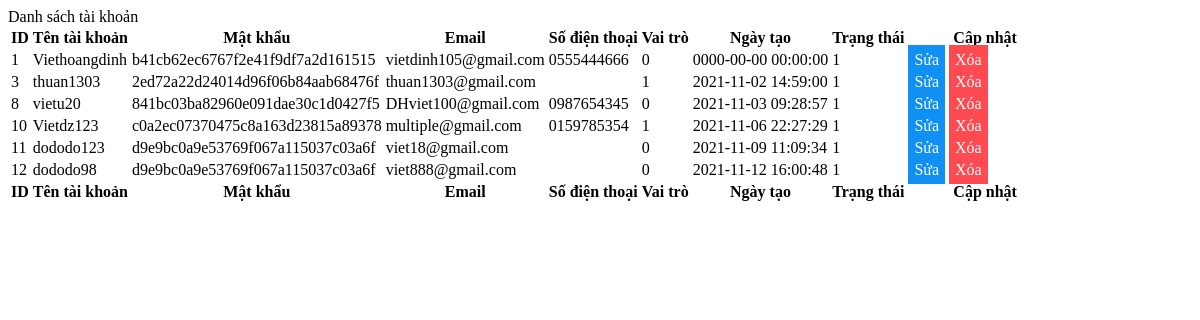
The page /admin/modules/listaccount.php on the database its author committed.
### tables this page shows
CREATE TABLE `user` (
  `user_id` int(10) NOT NULL,
  `user_name` varchar(35) NOT NULL,
  `password` varchar(35) NOT NULL,
  `email` varchar(255) NOT NULL,
  `phone` text DEFAULT NULL,
  `full_name` varchar(255) DEFAULT NULL,
  `address` varchar(255) DEFAULT NULL,
  `role` int(1) NOT NULL,
  `date_create_user` datetime NOT NULL,
  `status` int(11) NOT NULL
);

### admin/modules/listaccount.php (the view, shortened to what this page needs)
<?php
    include('../conn.php');
?>
<div class="card mb-4">
        <div class="card-header">
               Danh sách tài khoản
        </div>
        <div class="card-body">
            <table id="datatablesSimple">
                <thead>
                    <tr>
                        <th>ID</th>
                        <th>Tên tài khoản</th>
                        <th>Mật khẩu</th>
                        <th>Email</th>
                        <th>Số điện thoại</th>
                        <th>Vai trò</th>
                        <th>Ngày tạo</th>
                        <th>Trạng thái</th>
                        <th>Cập nhật</th>
                    </tr>
                </thead>
                <tfoot>
                    <tr>
                        <th>ID</th>
                        <th>Tên tài khoản</th>
                        <th>Mật khẩu</th>
                        <th>Email</th>
                        <th>Số điện thoại</th>
                        <th>Vai trò</th>
                        <th>Ngày tạo</th>
                        <th>Trạng thái</th>
                        <th>Cập nhật</th>
                    </tr>
                </tfoot>
                <tbody>
                <?php
                    $sql_sl = "SELECT * FROM `user`";
                    $listCat = mysqli_query($connect,$sql_sl);
                    while($row = mysqli_fetch_array($listCat)) {?>
                    <tr>
                        <td><?php echo $row["user_id"] ?></td>
                        <td><?php echo $row["user_name"] ?></td>
                        <td><?php echo $row["password"] ?></td>
                        <td><?php echo $row["email"] ?></td>
                        <td><?php echo $row["phone"] ?></td>
                        <td><?php echo $row["role"] ?></td>
                        <td><?php echo $row["date_create_user"] ?></td>
                        <td><?php echo $row["status"] ?></td>
                        <td style="width: 15%;">
                            <a href="?module=addaccount&id=<?php echo $row["user_id"]?>" name="update">Sửa</a>
                            <a href="?module=deleteaccount&id=<?php echo $row["user_id"]?>" onclick="return confirm('Bạn có chắc chắn muốn xóa không?')" name="remove">Xóa</a>
                        </td>
                    </tr>
                   <?php }
                   ?>
                </tbody>
                </div>
    </div>

### admin/modules/listaccount.php (style rules this page uses)
tbody td a:first-child { padding: 5px; background-color: #0F90F2; color: #fff; text-decoration: none; border: 1px solid #0F90F2; transition: 0.3s; }
tbody td a:nth-child(2) { padding: 5px; background-color: #FF4A52; color: #fff; text-decoration: none; border: 1px solid #FF4A52; transition: 0.3s; }

### rows shown on the page
user: user_id "1", user_name "Viethoangdinh", password "b41cb62ec6767f2e41f9df7a2d161515", email "vietdinh105@gmail.com", phone "0555444666", role "0", date_create_user "0000-00-00 00:00:00", status "1"
user: user_id "3", user_name "thuan1303", password "2ed72a22d24014d96f06b84aab68476f", email "thuan1303@gmail.com", role "1", date_create_user "2021-11-02 14:59:00", status "1"
user: user_id "8", user_name "vietu20", password "841bc03ba82960e091dae30c1d0427f5", email "DHviet100@gmail.com", phone "0987654345", role "0", date_create_user "2021-11-03 09:28:57", status "1"
user: user_id "10", user_name "Vietdz123", password "c0a2ec07370475c8a163d23815a89378", email "multiple@gmail.com", phone "0159785354", role "1", date_create_user "2021-11-06 22:27:29", status "1"
user: user_id "11", user_name "dododo123", password "d9e9bc0a9e53769f067a115037c03a6f", email "viet18@gmail.com", role "0", date_create_user "2021-11-09 11:09:34", status "1"
user: user_id "12", user_name "dododo98", password "d9e9bc0a9e53769f067a115037c03a6f", email "viet888@gmail.com", role "0", date_create_user "2021-11-12 16:00:48", status "1"
